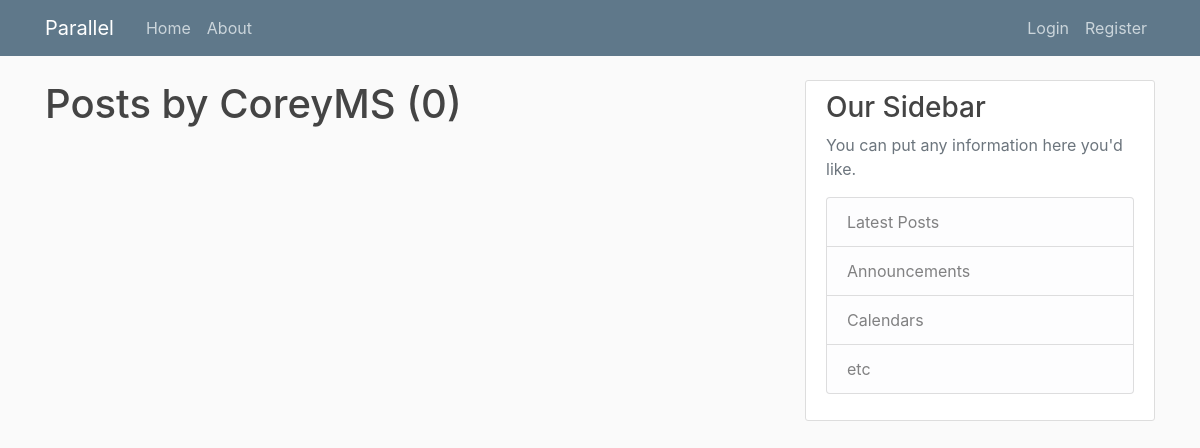
The page /user/CoreyMS on the database as committed earlier.
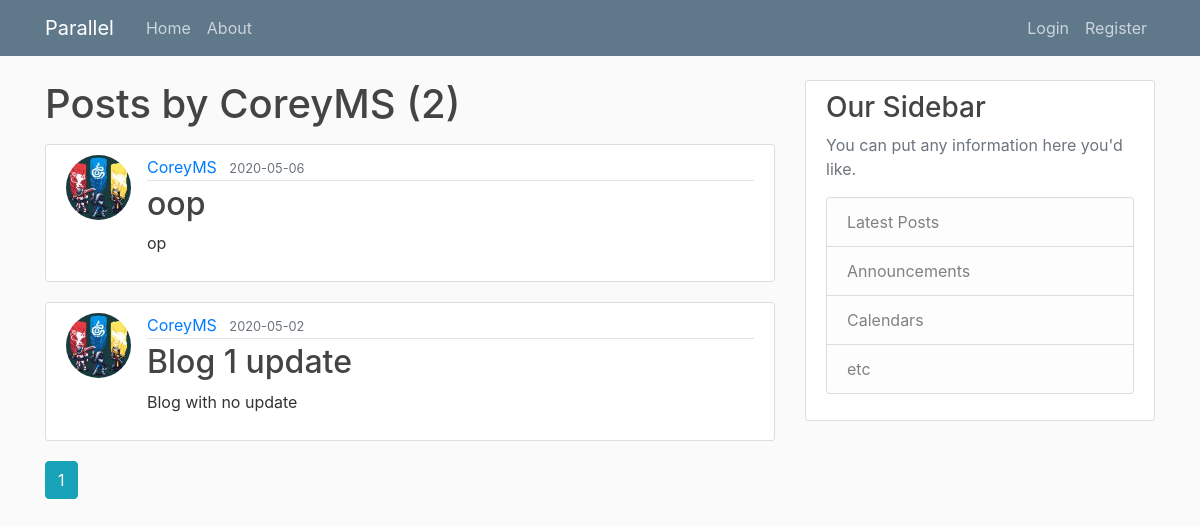
The same page on the database as committed later.
### parallel/models.py (models this page shows, shortened)
class User(db.Model, UserMixin):
    id = db.Column(db.Integer, primary_key=True)
    username = db.Column(db.String(20), unique=True, nullable=False)
    email = db.Column(db.String(120), unique=True, nullable=False)
    image_file = db.Column(db.String(20), nullable=False,
                           default='default.jpg')
    password = db.Column(db.String(60), nullable=False)
    posts = db.relationship('Post', backref='author', lazy=True)

class Post(db.Model):
    id = db.Column(db.Integer, primary_key=True)
    title = db.Column(db.String(100), nullable=False)
    date_posted = db.Column(db.DateTime, nullable=False,
                            default=datetime.utcnow)
    content = db.Column(db.Text, nullable=False)
    user_id = db.Column(db.Integer, db.ForeignKey('user.id'), nullable=False)

### parallel/routes.py (the view)
@app.route("/user/<string:username>")
def user_posts(username):
    page = request.args.get('page', 1, type=int)
    user = User.query.filter_by(username=username).first_or_404()
    posts = Post.query.filter_by(author=user)\
        .order_by(Post.date_posted.desc())\
        .paginate(page=page, per_page=5)
    return render_template('user_posts.html', posts=posts, user=user)

### parallel/templates/user_posts.html
{% extends 'layout.html' %}
{% block content %}
  <h1 class="mb-3">Posts by {{ user.username }} ({{ posts.total }})</h1>
  {% for post in posts.items %}
    <article class="media content-section">
      <img class="rounded-circle article-img" src="{{ url_for('static', filename='profile_pics/' + post.author.image_file) }}">
      <div class="media-body">
        <div class="article-metadata">
          <a class="mr-2" href="{{ url_for('user_posts', username=post.author.username) }}">{{ post.author.username }}</a>
          <small class="text-muted">{{ post.date_posted.strftime('%Y-%m-%d') }}</small>
        </div>
        <h2><a class="article-title" href="{{ url_for('post', post_id=post.id) }}">{{ post.title }}</a></h2>
        <p class="article-content">{{ post.content }}</p>
      </div>
    </article>
  {% endfor %}
  {% for page_num in posts.iter_pages(left_edge=1, right_edge=1, left_current=1, right_current=2) %}
    {% if page_num %}
      {% if posts.page == page_num %}
        <a class="btn btn-info mb-4" href="{{ url_for('user_posts', username=user.username, page=page_num) }}">{{ page_num }}</a>
      {% else %}
        <a class="btn btn-outline-info mb-4" href="{{ url_for('user_posts', username=user.username, page=page_num) }}">{{ page_num }}</a>
      {% endif %}
    {% else %}
      ...
    {% endif %}
  {% endfor %}
{% endblock content %}

### parallel/templates/layout.html (shortened to what this page needs)
<!DOCTYPE html>
<html lang="en" dir="ltr">
  <head>
    <link rel="stylesheet" href="https://stackpath.bootstrapcdn.com/bootstrap/4.4.1/css/bootstrap.min.css">
    <link rel="stylesheet" type="text/css" href="{{ url_for('static', filename='main.css') }}">
  </head>
  <body>
    <header class="site-header">
      <nav class="navbar navbar-expand-md navbar-dark bg-steel fixed-top">
        <div class="container">
          <a class="navbar-brand mr-4" href="/">Parallel</a>
          <div class="collapse navbar-collapse" id="navbarToggle">
            <div class="navbar-nav mr-auto">
              <a class="nav-item nav-link" href="{{ url_for('home') }}">Home</a>
              <a class="nav-item nav-link" href="{{ url_for('about') }}">About</a>
            </div>
            <div class="navbar-nav">
              {% if current_user.is_authenticated %}
                <a class="nav-item nav-link" href="{{ url_for('new_post') }}">New Post</a>
                <a class="nav-item nav-link" href="{{ url_for('account') }}">Account</a>
                <a class="nav-item nav-link" href="{{ url_for('logout') }}">Logout</a>
              {% else %}
                <a class="nav-item nav-link" href="{{ url_for('login') }}">Login</a>
                <a class="nav-item nav-link" href="{{ url_for('register') }}">Register</a>
              {% endif %}
            </div>
          </div>
        </div>
      </nav>
    </header>
    <main role="main" class="container">
      <div class="row">
        <div class="col-md-8">
          {% block content %}{% endblock %}
        </div>
        <div class="col-md-4">
          <div class="content-section">
            <h3>Our Sidebar</h3>
            <p class='text-muted'>You can put any information here you'd like.
              <ul class="list-group">
                <li class="list-group-item list-group-item-light">Latest Posts</li>
                <li class="list-group-item list-group-item-light">Announcements</li>
                <li class="list-group-item list-group-item-light">Calendars</li>
                <li class="list-group-item list-group-item-light">etc</li>
              </ul>
            </p>
          </div>
        </div>
      </div>
    </main>
  </body>
</html>

### parallel/static/main.css (style rules this page uses)
body { background: #fafafa; color: #333333; margin-top: 5rem; }
h1, h2, h3, h4, h5, h6 { color: #444444; }
.bg-steel { background-color: #5f788a; }
.site-header .navbar-nav .nav-link { color: #cbd5db; }
.content-section { background: #ffffff; padding: 10px 20px; border: 1px solid #dddddd; border-radius: 3px; margin-bottom: 20px; }
.article-title { color: #444444; }
.article-content { white-space: pre-line; }
.article-img { height: 65px; width: 65px; margin-right: 16px; }
.article-metadata { padding-bottom: 1px; margin-bottom: 4px; border-bottom: 1px solid #e3e3e3 }

Rows that differ between the two databases and show on the page:
added Post: image_file (picture), author.username "CoreyMS", date_posted "2020-05-06", title "oop", content "op"
added Post: image_file (picture), author.username "CoreyMS", date_posted "2020-05-02", title "Blog 1 update", content "Blog with no update"
Other text that changed with them:
{{ posts.total }}: "0" → "2"
new list line: "1"
